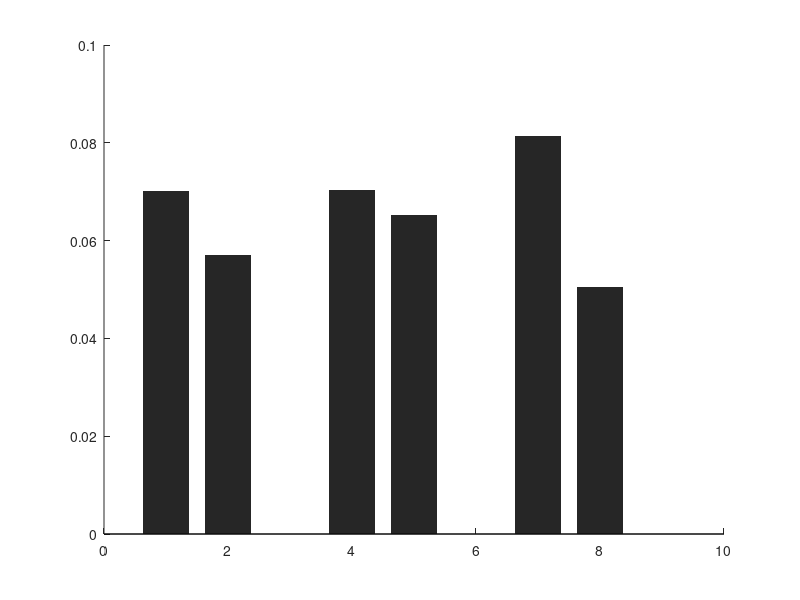

MATLAB code to generate this figure: (Note: this script raises an error after producing the figure.)

% =========================================================================
% Distance to Centroid (Delta R^2)
% Reactivation group vs. Control group
% Grouped by test phase: Pre, Post1, Post2
% Bar plot + individual subject scatter + SEM error bars
% =========================================================================

% -------------------------------------------------------------------------
% 1. Input data
% Rows = subjects
% Cols = Pre, Post1, Post2
% -------------------------------------------------------------------------
load('Fig_S10e.mat');

% -------------------------------------------------------------------------
% 2. Compute mean and SEM
% -------------------------------------------------------------------------

mean_react = mean(react_data, 1, 'omitnan');
mean_ctrl  = mean(ctrl_data, 1, 'omitnan');

sem_react = std(react_data, 0, 1, 'omitnan') ./ ...
    sqrt(sum(isfinite(react_data), 1));

sem_ctrl = std(ctrl_data, 0, 1, 'omitnan') ./ ...
    sqrt(sum(isfinite(ctrl_data), 1));

% Order: Pre React, Pre Control,
%        Post1 React, Post1 Control,
%        Post2 React, Post2 Control

Y = [
    mean_react(1), mean_ctrl(1), ...
    mean_react(2), mean_ctrl(2), ...
    mean_react(3), mean_ctrl(3)
];

SE = [
    sem_react(1), sem_ctrl(1), ...
    sem_react(2), sem_ctrl(2), ...
    sem_react(3), sem_ctrl(3)
];

% -------------------------------------------------------------------------
% 3. Color definition
% -------------------------------------------------------------------------

c_react = [21, 114, 161] / 255;  % Deep blue (#1572A1)
c_ctrl  = [154, 208, 236] / 255; % Light blue (#9AD0EC)

bar_colors = [
    c_react
    c_ctrl
    c_react
    c_ctrl
    c_react
    c_ctrl
];

% -------------------------------------------------------------------------
% 4. Figure setup
% -------------------------------------------------------------------------

figure('Name', 'Distance to Centroid', ...
    'Position', [100, 100, 760, 460], ...
    'Color', 'w');

ax = axes;
hold(ax, 'on');

% Two bars per test phase, with gaps between phases
x_pos = [1 2 4 5 7 8];

bar_width = 0.75;

% -------------------------------------------------------------------------
% 5. Plot bars
% -------------------------------------------------------------------------

b = bar(ax, x_pos, Y, bar_width, ...
    'FaceColor', 'flat', ...
    'EdgeColor', 'none');

for i = 1:6
    b.CData(i, :) = bar_colors(i, :);
end

% -------------------------------------------------------------------------
% 6. Overlay individual subject scatter using beeswarm
% -------------------------------------------------------------------------

marker_size = 35;

% Each test phase: Reactivation group followed by Control group
for phase = 1:3

    % Reactivation group
    vals = react_data(:, phase);
    vals = vals(isfinite(vals));

    col_react = 2 * phase - 1;
    x_scatter = repmat(x_pos(col_react), numel(vals), 1);

    beeswarm(x_scatter, vals, ...
        'sort_style', 'up', ...
        'use_current_axes', true, ...
        'colormap', c_react, ...
        'MarkerFaceAlpha', 1, ...
        'MarkerEdgeColor', 'white');

    % Control group
    vals = ctrl_data(:, phase);
    vals = vals(isfinite(vals));

    col_ctrl = 2 * phase;
    x_scatter = repmat(x_pos(col_ctrl), numel(vals), 1);

    beeswarm(x_scatter, vals, ...
        'sort_style', 'up', ...
        'use_current_axes', true, ...
        'colormap', c_ctrl, ...
        'MarkerFaceAlpha', 1, ...
        'MarkerEdgeColor', 'white');

end

% Resize scatter markers
scatter_handles = findobj(ax, 'Type', 'Scatter');

for k = 1:numel(scatter_handles)
    scatter_handles(k).SizeData = marker_size;
end

% Ensure bars are behind scatter and error bars
set(ax, 'SortMethod', 'childorder');

% -------------------------------------------------------------------------
% 7. Plot SEM error bars
% -------------------------------------------------------------------------

errorbar(ax, x_pos, Y, SE, ...
    'Color', [0.35, 0.35, 0.35], ...
    'LineStyle', 'none', ...
    'LineWidth', 1.3, ...
    'CapSize', 4);

% -------------------------------------------------------------------------
% 8. Axis formatting
% -------------------------------------------------------------------------

ylabel(ax, 'Distance to Centroid (\Delta R^2)', ...
    'FontSize', 18, ...
    'FontName', 'Arial');

xlim(ax, [0.3 8.7]);

% Center labels for each pair of bars
phase_centers = [1.5 4.5 7.5];

xticks(ax, phase_centers);
xticklabels(ax, {'Pre', 'Post1', 'Post2'});

ylim(ax, [0 0.12]);
yticks(ax, 0:0.01:0.12);

set(ax, ...
    'FontName', 'Arial', ...
    'FontSize', 14, ...
    'LineWidth', 1.2, ...
    'TickDir', 'out', ...
    'TickLength', [0.015, 0.015]);

box(ax, 'off');
ax.XAxis.TickLength = [0 0];

% -------------------------------------------------------------------------
% 9. Legend: Group
% -------------------------------------------------------------------------

dummy_react = scatter(nan, nan, 80, 's', 'filled', ...
    'MarkerFaceColor', c_react, ...
    'MarkerEdgeColor', 'none');

dummy_ctrl = scatter(nan, nan, 80, 's', 'filled', ...
    'MarkerFaceColor', c_ctrl, ...
    'MarkerEdgeColor', 'none');

lgd = legend(ax, [dummy_react, dummy_ctrl], ...
    {'Reactivation group', 'Control group'}, ...
    'Location', 'southoutside', ...
    'Orientation', 'horizontal');

lgd.Box = 'off';
lgd.FontName = 'Arial';
lgd.FontSize = 13;

hold(ax, 'off');

% -------------------------------------------------------------------------
% 10. Export (optional)
% -------------------------------------------------------------------------

% exportgraphics(gcf, ...
%     'Distance_to_Centroid_bar_scatter.png', ...
%     'Resolution', 600);

% exportgraphics(gcf, ...
%     'Distance_to_Centroid_bar_scatter.pdf', ...
%     'ContentType', 'vector');
